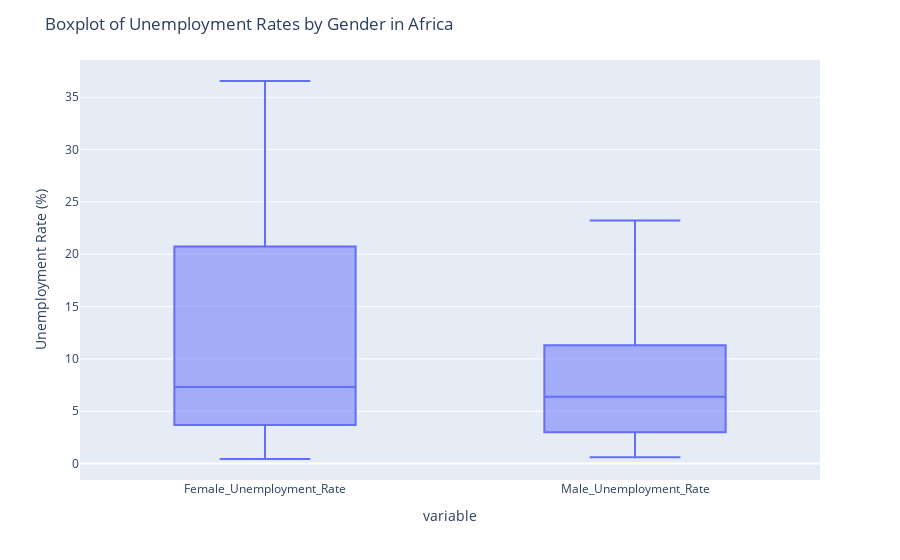

Write notebook code for a chart like this one.
### Code cell
import plotly.express as px

# Filter for African countries
df_africa = df1[df1['Continent'] == 'Africa']

fig = px.box(df_africa, y=["Female_Unemployment_Rate", "Male_Unemployment_Rate"])
fig.update_layout(title_text='Boxplot of Unemployment Rates by Gender in Africa', yaxis_title='Unemployment Rate (%)')
fig.show()

### Figure 1 — Plotly figure (JSON) as saved in the notebook; plotly's stock layout.template omitted (floating-point values rounded to 4 significant figures)
{"data": [{"alignmentgroup": "True", "hovertemplate": "variable=%{x}<br>value=%{y}<extra></extra>", "legendgroup": "", "marker": {"color": "#636efa"}, "name": "", "notched": false, "offsetgroup": "", "orientation": "v", "showlegend": false, "type": "box", "x": ["Female_Unemployment_Rate", "Female_Unemployment_Rate", "Female_Unemployment_Rate", "Female_Unemployment_Rate", "Female_Unemployment_Rate", "Female_Unemployment_Rate", "Female_Unemployment_Rate", "Female_Unemployment_Rate", "Female_Unemployment_Rate", "Female_Unemployment_Rate", "Female_Unemployment_Rate", "Female_Unemployment_Rate", "Female_Unemployment_Rate", "Female_Unemployment_Rate", "Female_Unemployment_Rate", "Female_Unemployment_Rate", "Female_Unemployment_Rate", "Female_Unemployment_Rate", "Female_Unemployment_Rate", "Female_Unemployment_Rate", "Female_Unemployment_Rate", "Female_Unemployment_Rate", "Female_Unemployment_Rate", "Female_Unemployment_Rate", "Female_Unemployment_Rate", "Female_Unemployment_Rate", "Female_Unemployment_Rate", "Female_Unemployment_Rate", "Female_Unemployment_Rate", "Female_Unemployment_Rate", "Female_Unemployment_Rate", "Female_Unemployment_Rate", "Female_Unemployment_Rate", "Female_Unemployment_Rate", "Female_Unemployment_Rate", "Female_Unemployment_Rate", "Female_Unemployment_Rate", "Female_Unemployment_Rate", "Female_Unemployment_Rate", "Female_Unemployment_Rate", "Female_Unemployment_Rate", "Female_Unemployment_Rate", "Female_Unemployment_Rate", "Female_Unemployment_Rate", "Female_Unemployment_Rate", "Female_Unemployment_Rate", "Female_Unemployment_Rate", "Female_Unemployment_Rate", "Female_Unemployment_Rate", "Female_Unemployment_Rate", "Female_Unemployment_Rate", "Female_Unemployment_Rate", "Female_Unemployment_Rate", "Male_Unemployment_Rate", "Male_Unemployment_Rate", "Male_Unemployment_Rate", "Male_Unemployment_Rate", "Male_Unemployment_Rate", "Male_Unemployment_Rate", "Male_Unemployment_Rate", "Male_Unemployment_Rate", "Male_Unemployment_Rate", "Male_Unemployment_Rate", "Male_Unemployment_Rate", "Male_Unemployment_Rate", "Male_Unemployment_Rate", "Male_Unemployment_Rate", "Male_Unemployment_Rate", "Male_Unemployment_Rate", "Male_Unemployment_Rate", "Male_Unemployment_Rate", "Male_Unemployment_Rate", "Male_Unemployment_Rate", "Male_Unemployment_Rate", "Male_Unemployment_Rate", "Male_Unemployment_Rate", "Male_Unemployment_Rate", "Male_Unemployment_Rate", "Male_Unemployment_Rate", "Male_Unemployment_Rate", "Male_Unemployment_Rate", "Male_Unemployment_Rate", "Male_Unemployment_Rate", "Male_Unemployment_Rate", "Male_Unemployment_Rate", "Male_Unemployment_Rate", "Male_Unemployment_Rate", "Male_Unemployment_Rate", "Male_Unemployment_Rate", "Male_Unemployment_Rate", "Male_Unemployment_Rate", "Male_Unemployment_Rate", "Male_Unemployment_Rate", "Male_Unemployment_Rate", "Male_Unemployment_Rate", "Male_Unemployment_Rate", "Male_Unemployment_Rate", "Male_Unemployment_Rate", "Male_Unemployment_Rate", "Male_Unemployment_Rate", "Male_Unemployment_Rate", "Male_Unemployment_Rate", "Male_Unemployment_Rate", "Male_Unemployment_Rate", "Male_Unemployment_Rate", "Male_Unemployment_Rate"], "x0": " ", "xaxis": "x", "y": [16.57, 7.781, 2.243, 22.66, 4.441, 1.185, 4.072, 12.34, 6.554, 0.698, 10.51, 21.74, 3.983, 3.672, 36.55, 24.65, 9.889, 6.776, 25.2, 2.961, 28.56, 12.71, 6.576, 4.71, 6.795, 2.967, 25.42, 1.786, 25.51, 1.805, 7.181, 8.785, 12.0, 10.71, 10.4, 3.679, 22.67, 0.437, 5.097, 1.227, 20.42, 7.306, 3.912, 24.21, 27.55, 13.31, 29.22, 2.726, 1.683, 22.18, 2.453, 10.77, 5.177, 9.918, 7.012, 1.776, 18.58, 4.223, 2.044, 3.094, 11.4, 4.827, 1.333, 6.759, 19.18, 2.596, 5.194, 22.83, 9.329, 7.711, 5.018, 21.57, 1.679, 15.25, 6.958, 7.014, 5.17, 5.038, 2.596, 22.54, 2.341, 16.26, 1.775, 4.629, 6.895, 9.304, 5.296, 9.119, 3.157, 19.23, 0.6, 3.646, 1.064, 10.3, 6.395, 5.567, 16.55, 23.22, 11.27, 12.5, 1.599, 2.683, 12.38, 1.388, 9.53, 4.352], "y0": " ", "yaxis": "y"}], "layout": {"boxmode": "group", "legend": {"tracegroupgap": 0}, "margin": {"t": 60}, "title": {"text": "Boxplot of Unemployment Rates by Gender in Africa"}, "xaxis": {"anchor": "y", "domain": [0, 1], "title": {"text": "variable"}}, "yaxis": {"anchor": "x", "domain": [0, 1], "title": {"text": "Unemployment Rate (%)"}}}}
